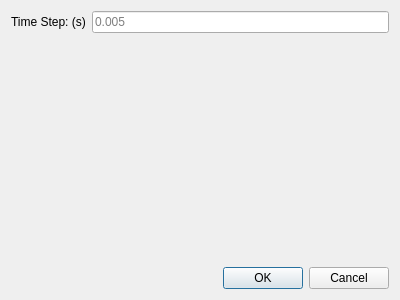
<?xml version="1.0" encoding="UTF-8"?>
<ui version="4.0">
 <class>StepSizeDialog</class>
 <widget class="QDialog" name="StepSizeDialog">
  <property name="geometry">
   <rect>
    <x>0</x>
    <y>0</y>
    <width>400</width>
    <height>300</height>
   </rect>
  </property>
  <property name="windowTitle">
   <string>Step Size</string>
  </property>
  <layout class="QVBoxLayout" name="verticalLayout">
   <item>
    <layout class="QFormLayout" name="formLayout">
     <item row="0" column="0">
      <widget class="QLabel" name="label">
       <property name="text">
        <string>Time Step: (s)</string>
       </property>
      </widget>
     </item>
     <item row="0" column="1">
      <widget class="QLineEdit" name="timeStepLineEdit">
       <property name="placeholderText">
        <string>0.005</string>
       </property>
      </widget>
     </item>
    </layout>
   </item>
   <item>
    <widget class="QDialogButtonBox" name="buttonBox">
     <property name="orientation">
      <enum>Qt::Horizontal</enum>
     </property>
     <property name="standardButtons">
      <set>QDialogButtonBox::Cancel|QDialogButtonBox::Ok</set>
     </property>
    </widget>
   </item>
  </layout>
 </widget>
 <resources/>
 <connections>
  <connection>
   <sender>buttonBox</sender>
   <signal>accepted()</signal>
   <receiver>StepSizeDialog</receiver>
   <slot>accept()</slot>
   <hints>
    <hint type="sourcelabel">
     <x>248</x>
     <y>254</y>
    </hint>
    <hint type="destinationlabel">
     <x>157</x>
     <y>274</y>
    </hint>
   </hints>
  </connection>
  <connection>
   <sender>buttonBox</sender>
   <signal>rejected()</signal>
   <receiver>StepSizeDialog</receiver>
   <slot>reject()</slot>
   <hints>
    <hint type="sourcelabel">
     <x>316</x>
     <y>260</y>
    </hint>
    <hint type="destinationlabel">
     <x>286</x>
     <y>274</y>
    </hint>
   </hints>
  </connection>
 </connections>
</ui>
